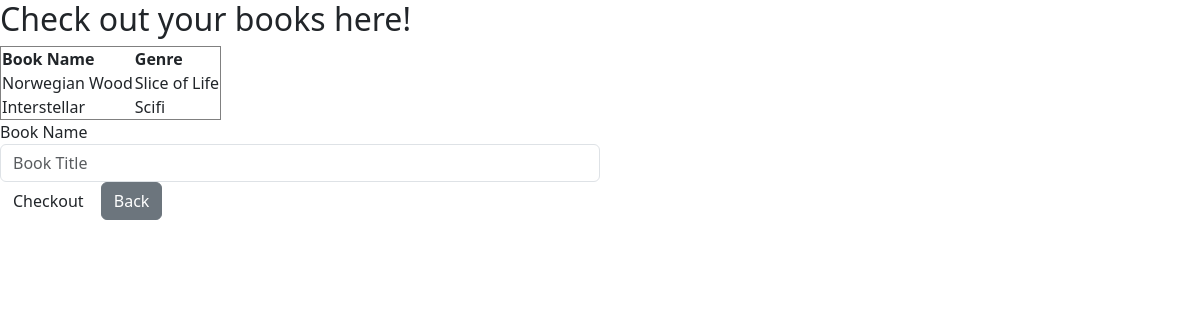
/checkout/ (signed in), run on an earlier commit of the app's database.
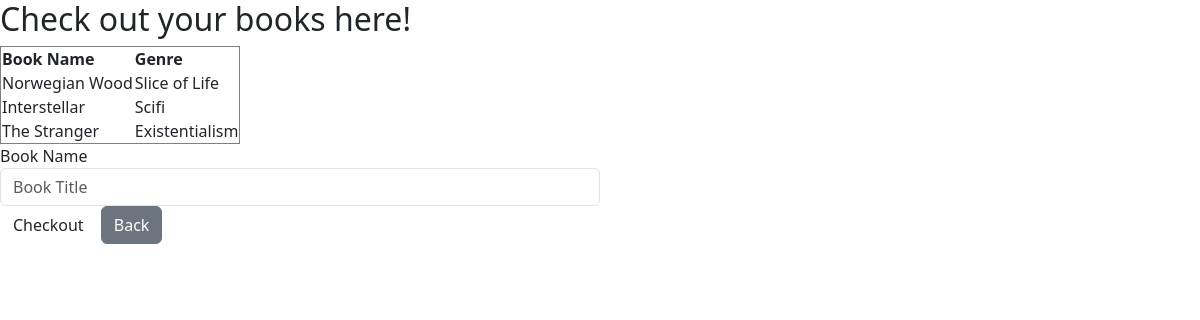
And on a later commit of the database.
### website/settings/roles.py (models this page shows)
class data_book(db.Model):
    id = db.Column(db.Integer, primary_key=True)
    book_title = db.Column(db.String(20),nullable=False)
    book_genre = db.Column(db.String(20), nullable=False)

### website/routes.py (the view, shortened to what this page needs)
@app.route('/checkout/', methods=['GET', 'POST'])
@login_required
def checkout_book():
    form = checkout_book_page()
    books = data_book.query.all()
    return render_template('checkout_books_page.html', form=form, books=books)

### website/settings/forms.py
class checkout_book_page (FlaskForm):
    book_checkout = StringField('Book Title', validators=[DataRequired()])
    submit = SubmitField('Checkout')

### website/routes.py (called while the page is built)
@app.before_request
def create_db():
    db.create_all()

### website/templates/checkout_books_page.html (shortened to what this page needs)
{% extends "base.html"%}
{% block content %}
<html lang="en" data-bs-theme="auto">
  <head><script src="../assets/js/color-modes.js"></script>
    <link rel="stylesheet" href="https://cdn.jsdelivr.net/npm/@docsearch/css@3">
<link href="../assets/dist/css/bootstrap.min.css" rel="stylesheet">
    <link href="https://cdn.jsdelivr.net/npm/bootstrap-icons@1.10.5/font/bootstrap-icons.min.css" rel="stylesheet">
    <link href="dashboard.css" rel="stylesheet">
  </head>
<div class="sidenav">
         <div class="login-main-text">
            <h2>Check out your books here!</h2>
         </div>
      </div>
      <div class="main">
         <div class="col-md-6 col-sm-12">
	     <table border="1">
              <thead>
                 <tr>
                  <th>Book Name</th>
                  <th>Genre</th>
                </tr>
              </thead>
             <tbody>
            {% for book in books %}
                <tr>
                    <td>{{ book.book_title }}</td>
                    <td>{{ book.book_genre }}</td></tr>
            {% endfor %}
        </tbody>
    </table>
            <div class="login-form">
               <form action="/checkout/" method="POST" novalidate>
                  <div class="form-group">
                     <label>Book Name</label>
                     {{form.book_checkout(type="text", class="form-control", placeholder="Book Title")}}
                  </div>
                  {{form.submit(type="submit", class="btn btn-black")}}
                  <a href="{{ url_for('home') }}" class="btn btn-secondary">Back</a>
               </form>
            </div>
         </div>
      </div>
{% endblock %}

What changed in the data, as far as the page shows it:
added data_book: book_title "The Stranger", book_genre "Existentialism"
